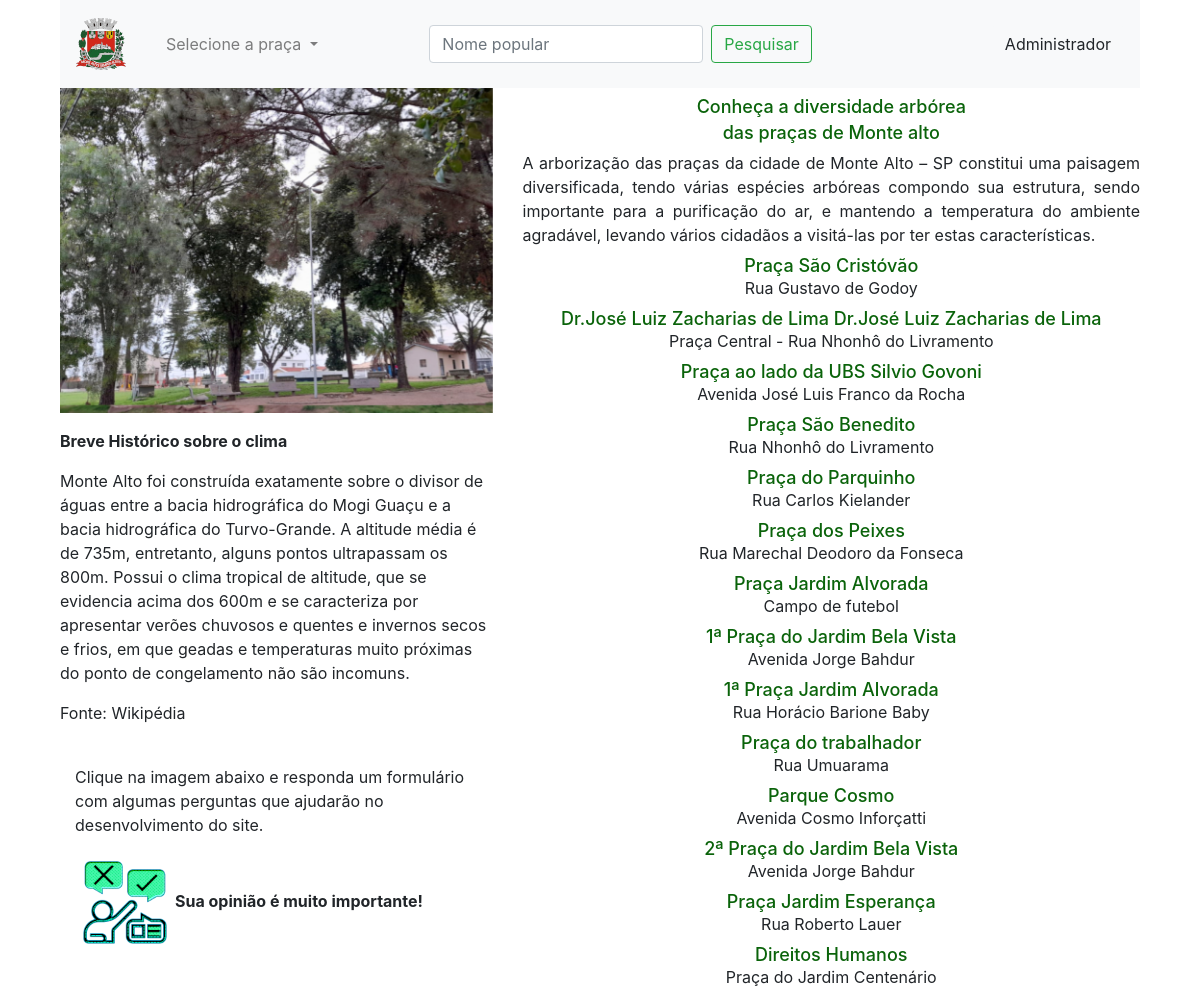
Before: / with the older database file.
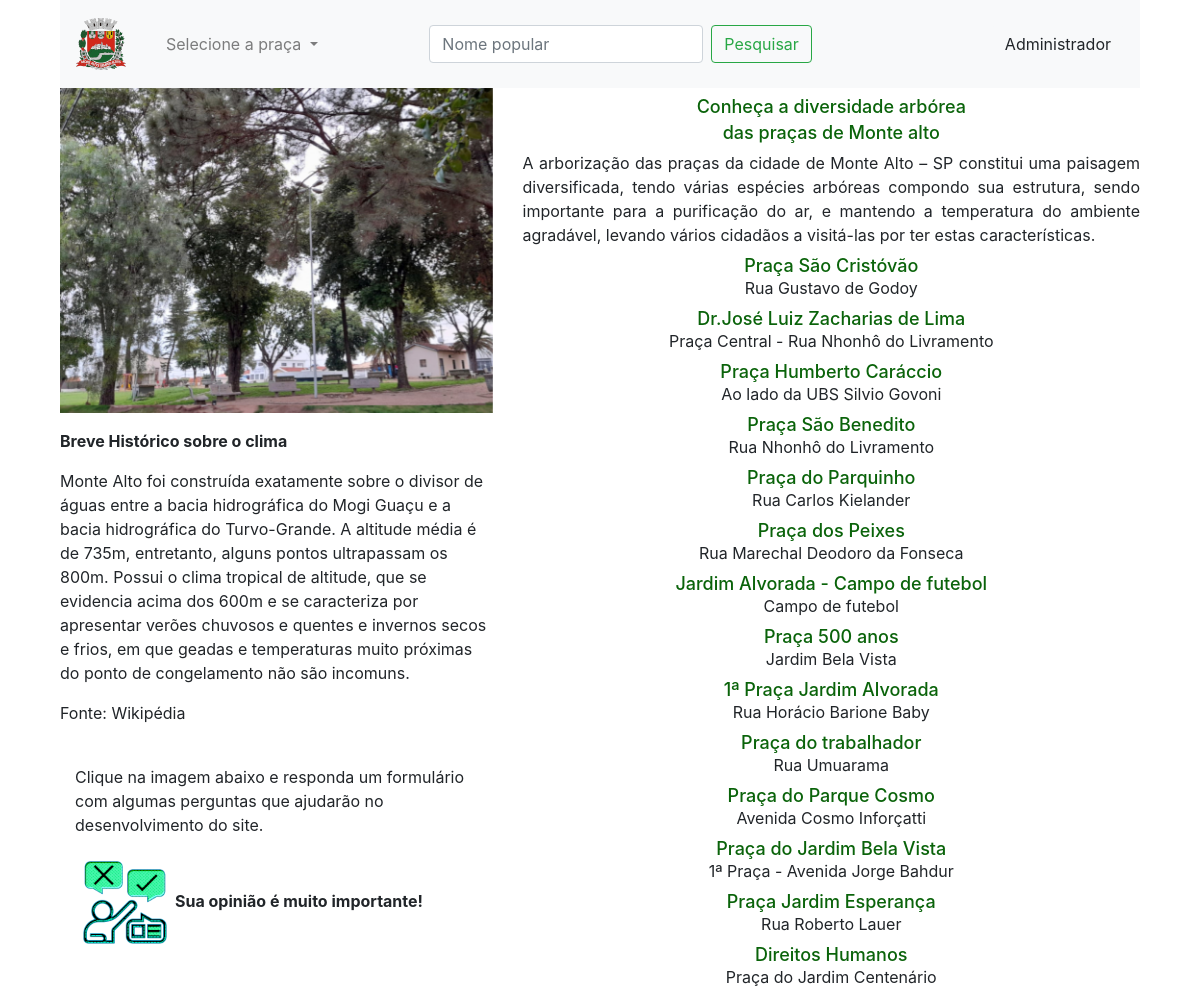
After: the same page with the newer database file.
### app_arbo/trees/models.py (models this page shows)
class Praca(db.Model):
    id=db.Column(db.Integer,primary_key=True)
    name=db.Column(db.String(30),nullable=False,unique=True)
    end=db.Column(db.String(100),nullable=False,unique=False)
    desc=db.Column(db.String(500),nullable=False,unique=False)
    image_1=db.Column(db.String(30),nullable=False,unique=True)
    image_2=db.Column(db.String(30),nullable=False,unique=True)
    image_3=db.Column(db.String(30),nullable=False,unique=True)

### app_arbo/trees/rotas.py (the view)
@app.route('/')
def home():
    pracas = Praca.query.all()
    return render_template('/trees/index.html', title='Praças de Monte Alto - SP', pracas=pracas)

### app_arbo/templates/trees/index.html (shortened to what this page needs)
{% extends 'layouts2.html' %}
{% block content %}
<div class="container">
    <div class="col-sm">
<nav class="navbar navbar-expand-lg navbar-light bg-light">
    <a class="navbar-brand" href="/"><img class="navbar-brand" src="{{url_for('static', filename='images/brasao.png')}}"></a>
    <div class="collapse navbar-collapse" id="navbarSupportedContent">
      <ul class="navbar-nav mr-auto">
        <li class="nav-item dropdown">
          <a class="nav-link dropdown-toggle" href="#" id="navbarDropdown" role="button" data-toggle="dropdown" aria-haspopup="true" aria-expanded="false">
            Selecione a praça
          </a>
        </li>
        </ul>
      <form class="form-inline my-2 my-lg-0" method="POST">
        <input class="form-control mr-sm-2" type="search" placeholder="Nome popular" autofocus="autofocus" name="search_string">
        <input class="btn btn-outline-success my-2 my-sm-0" type="submit" formaction="/search" value="Pesquisar">
      </form>
      <div>
      <a href="{{url_for('admin')}}" class="btn btn-light" style="margin-top: 0px; margin-left: 180px;">Administrador</a>
    </div>
  </nav>
</div>
<div class="container">
  <div class="row">
    <div class="col-md-5">
      <div id="carouselExampleIndicators" class="carousel slide" data-ride="carousel">
        <div class="carousel-inner">
            <div class="carousel-item active">
              <img class="d-block w-100" src="{{url_for('static', filename='images/scristovao1.jpg')}}" alt="First slide">
            </div>
        </div>
    </div>
        <div>
        <a class="carousel-control-prev" href="#carouselExampleIndicators" role="button" data-slide="prev">
          <span class="carousel-control-prev-icon" aria-hidden="true"></span>
        </a>
        <a class="carousel-control-next" href="#carouselExampleIndicators" role="button" data-slide="next">
          <span class="carousel-control-next-icon" aria-hidden="true"></span>
        </a>
      </div>
        <p style="text-align: justify;"><strong> Breve Histórico sobre o clima</strong><p>  Monte Alto foi construída exatamente sobre o divisor de águas entre a bacia hidrográfica do Mogi Guaçu e a bacia hidrográfica do Turvo-Grande. A altitude média é de 735m, entretanto, alguns pontos ultrapassam os 800m. Possui o clima tropical de altitude, que se evidencia acima dos 600m e se caracteriza por apresentar verões chuvosos e quentes e invernos secos e frios, em que geadas e temperaturas muito próximas do ponto de congelamento não são incomuns.</p>
        <p>Fonte: Wikipédia</p>
      <div class="col">
        <p>Clique na imagem abaixo e responda um formulário com algumas perguntas que ajudarão no desenvolvimento do site.</p>
        <p><a href="https://forms.gle/dBSn7GwwX7qQ5cZ46"  target="_blank"><img src="{{url_for('static', filename='images/opiniao.png')}}"></a><strong>Sua opinião é muito importante!</strong></p>
      </div>
      <div class="row">
    </div>
</div>
    <div class="col-md-7">
        <td><h4 style="text-align: center ; font-size: 18px ;">Conheça a diversidade arbórea<br></h4></td>
        <td><h4 style="text-align: center ; font-size: 18px ;"><br></h4></td>
        <td><h4 style="text-align: center ; font-size: 18px ;">das praças de Monte alto</h4></td>
        <p style="text-align: justify;">A arborização das praças da cidade de Monte Alto – SP constitui uma paisagem diversificada, tendo várias espécies arbóreas compondo sua estrutura, sendo importante para a purificação do ar, e mantendo a temperatura do ambiente agradável, levando vários cidadãos a visitá-las por ter estas características. </p>
<div class="container">
  <div class="row align-items-center">
      <div class="col-md-12">
                {% for praca in pracas %}
            <div >
              <div >
          <a href="{{url_for('get_praca', id=praca.id)}}"><h4  style="text-align: center ; font-size: 18px ;"  >{{praca.name}}</h4></a>
        <p class="text-center">{{praca.end}}<p>
              </div>
                </div>
                    {% endfor %}
            </div>
        </div>
    </div>
      </div>
    </div>
</div>
</div>
{% endblock content %}

### app_arbo/templates/layouts2.html (shortened to what this page needs)
<!doctype html>
<html lang="pt-br">
  <head>
    <link rel="stylesheet" href="{{url_for('static', filename='css/bootstrap.min.css')}}">
  </head>
  <body>
{% block content %}
{% endblock content %}
  </body>
</html>

### app_arbo/templates/trees/index.html (style rules this page uses)
h4 { color: #0a630a; line-height: 5px; ; }
a:link, a:visited, a:active a:hover { text-decoration: none; }

Changed rows visible on the page:
changed Praca "Praça Central - Rua Nhonhô do Livramento": name "Dr.José Luiz Zacharias de Lima Dr.José Luiz Zacharias de Lima" → "Dr.José Luiz Zacharias de Lima"
changed Praca: name "Praça ao lado da UBS Silvio Govoni" → "Praça Humberto Caráccio"; end "Avenida José Luis Franco da Rocha" → "Ao lado da UBS Silvio Govoni"
changed Praca "Campo de futebol": name "Praça Jardim Alvorada" → "Jardim Alvorada - Campo de futebol"
changed Praca: name "1ª Praça do Jardim Bela Vista" → "Praça 500 anos"; end "Avenida Jorge Bahdur" → "Jardim Bela Vista"
changed Praca "Avenida Cosmo Inforçatti": name "Parque Cosmo" → "Praça do Parque Cosmo"
changed Praca: name "2ª Praça do Jardim Bela Vista" → "Praça do Jardim Bela Vista"; end "Avenida Jorge Bahdur" → "1ª Praça - Avenida Jorge Bahdur"
